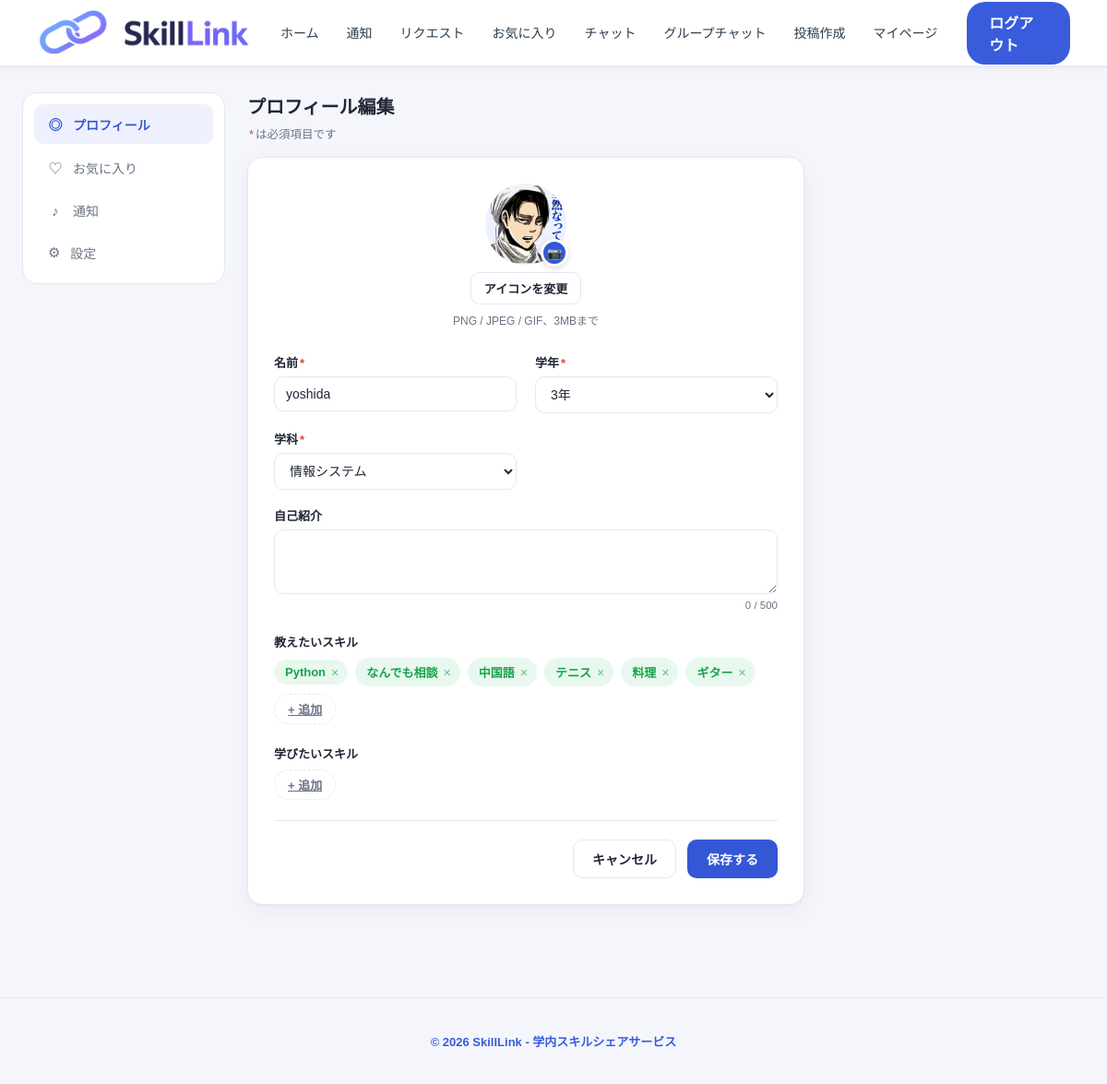
Screenshot of /profile_edit (signed in) with the database file from the repository.
### tables this page shows
CREATE TABLE users (user_id INTEGER PRIMARY KEY AUTOINCREMENT,
        name TEXT NOT NULL UNIQUE, email TEXT NOT NULL UNIQUE, password TEXT NOT NULL, grade TEXT NOT NULL, department TEXT NOT NULL,
        introduction TEXT, icon_path TEXT);

CREATE TABLE skills (skill_id INTEGER PRIMARY KEY AUTOINCREMENT, skill_name TEXT NOT NULL, category_id INTEGER NOT NULL , FOREIGN KEY(category_id) REFERENCES categories(category_id), UNIQUE (skill_name, category_id));

### routes/posts.py (the view)
@posts.route("/profile_edit", methods=['GET', 'POST'])
def profile_edit():
    if 'user_email' not in session:
        return redirect('/login')
    user_email = session['user_email']
    user_id = session.get('user_id')
    db = get_db()
    row = db.execute(
        "SELECT name, email, department, grade, introduction, icon_path FROM users WHERE email = ?",
        (user_email,)
    ).fetchone()
    user = None
    if row:
        user = {
            'name': row[0],
            'email': row[1],
            'department': row[2],
            'grade': row[3],
            'introduction': row[4],
            'icon_path': row[5]
        }
    teach_rows = db.execute("""
        SELECT DISTINCT skills.skill_id, skills.skill_name
        FROM posts
        JOIN skills ON posts.skill_id = skills.skill_id
        WHERE posts.user_id = ? AND posts.post_type = '教えたい'
    """, (user_id,)).fetchall()
    teach_skills = [{'skill_id': r[0], 'skill_name': r[1]} for r in teach_rows]
    learn_rows = db.execute("""
        SELECT DISTINCT skills.skill_id, skills.skill_name
        FROM posts
        JOIN skills ON posts.skill_id = skills.skill_id
        WHERE posts.user_id = ? AND posts.post_type = '学びたい'
    """, (user_id,)).fetchall()
    learn_skills = [{'skill_id': r[0], 'skill_name': r[1]} for r in learn_rows]
    return render_template('profile_edit.html', user=user, teach_skills=teach_skills, learn_skills=learn_skills)

### app.py (called while the page is built)
@app.after_request
def add_header(response):
    response.headers['Cache-Control'] = (
        'no-store, no-cache, must-revalidate, post-check=0, pre-check=0,'
        ' max-age=0'
    )
    response.headers['Pragma'] = 'no-cache'
    response.headers['Expires'] = '0'
    return response

@app.context_processor
def inject_unread_notifications():
    if 'user_id' in session:
        db = get_db()
        count = db.execute(
            'SELECT COUNT(*) FROM notifications WHERE user_id = ? AND is_read'
            ' = 0',
            (session['user_id'],),
        ).fetchone()[0]
        return {'unread_notifications': count}
    return {'unread_notifications': 0}

### routes/auth.py (called while the page is built)
def connect_db():
    rv = sqlite3.connect(DATABASE, timeout=20.0)
    rv.row_factory = sqlite3.Row
    return rv

def get_db():
    if not hasattr(g, 'sqlite_db'):
        g.sqlite_db = connect_db()
    return g.sqlite_db

### templates/profile_edit.html (shortened to what this page needs)
<!DOCTYPE html>
<html lang="ja">
<head>
<link rel="stylesheet" href="{{ url_for('static', filename='css/profile_edit.css') }}">
<link rel="stylesheet" href="{{ url_for('static', filename='css/variables.css') }}">
<link rel="stylesheet" href="{{ url_for('static', filename='css/header.css') }}">
<link rel="stylesheet" href="{{ url_for('static', filename='css/footer.css') }}">
</head>
<body>
  {% include 'header.html' %}
  <div class="layout">
    <aside class="sidebar">
      <button class="side-link side-link--active" data-target="profile">
       <a href="/profile"><span class="side-link__icon">◎</span>プロフィール</a>
      </button>
      <button class="side-link" data-target="favorites">
        <a href="/likes/page"><span class="side-link__icon">♡</span>お気に入り</a>
      </button>
      <button class="side-link" data-target="notifications">
        <a href="/notifications"><span class="side-link__icon">♪</span>通知</a>
      </button>
      <button class="side-link" data-target="settings">
        <span class="side-link__icon">⚙</span><a href="/change-password">設定</a>
      </button>
    </aside>
    <main class="main">
      <div class="main__head">
        <h1 class="main__title">プロフィール編集</h1>
        <p class="main__note"><span class="required">*</span>は必須項目です</p>
      </div>
      <form id="profileForm" class="profile-card" action="/profile" method="POST" enctype="multipart/form-data" novalidate>
        <div class="avatar-block">
          <div class="avatar-wrap">
            {% if user and user.icon_path %}
              <img id="avatarImg" class="avatar-img" src="{{ url_for('static', filename=user.icon_path) }}" alt="プロフィール画像">
            {% else %}
              <img id="avatarImg" class="avatar-img is-hidden" src="" alt="プロフィール画像">
              <span id="avatarPlaceholder" class="avatar-placeholder">{{ user.name[:2] if user else '田中' }}</span>
            {% endif %}
            <label for="avatarInput" class="avatar-cam-btn" aria-label="画像を変更">📷</label>
          </div>
          <label for="avatarInput" class="btn btn--outline btn--sm" id="avatarChangeBtn">アイコンを変更</label>
          <p class="avatar-hint">PNG / JPEG / GIF、3MBまで</p>
        </div>
        <div class="field-grid">
          <div class="field">
            <label for="name">名前<span class="required">*</span></label>
            <input type="text" id="name" name="name" value="{{ user.name if user else '' }}" maxlength="40" required>
          </div>
          <div class="field">
            <label for="grade">学年<span class="required">*</span></label>
            <select name="grade" id="grade">
                {% for g in [1, 2, 3, 4] %}
                   <option value="{{ g }}" {{ 'selected' if user.grade|string == g|string or user.grade|string == (g|string ~ '年') }}>
                      {{ g }}年
                   </option>
                {% endfor %}
            </select>
          </div>
          <div class="field">
            <label for="department">学科<span class="required">*</span></label>
            <select id="department" name="department" required>
              <option value="情報システム" {% if user and user.department == '情報システム' %}selected{% endif %}>情報システム</option>
            </select>
          </div>
          <div class="field field--wide">
            <label for="bio">自己紹介</label>
            <textarea id="bio" name="introduction" rows="3" maxlength="500">{{ user.introduction if user else '' }}</textarea>
            <span class="field-counter" id="bioCounter">0 / 500</span>
          </div>
        </div>
        <div class="skill-field">
          <label>教えたいスキル</label>
          <div class="tag-list" id="teachSkillList">
            {% for skill in teach_skills %}
            <span class="tag tag--teach">{{ skill.skill_name }}<button type="button" class="tag__remove" aria-label="{{ skill.skill_name }}を削除">×</button></span>
            {% endfor %}
            <a href="/posts?type=教えたい" class="tag-add">+ 追加</a>
          </div>
        </div>
        <div class="skill-field">
          <label>学びたいスキル</label>
          <div class="tag-list" id="learnSkillList">
            <a href="/posts?type=学びたい" class="tag-add">+ 追加</a>
          </div>
        </div>
        <div class="form-actions">
          <a href="/profile" class="btn btn--outline" id="cancelBtn">キャンセル</a>
          <button type="submit" class="btn btn--primary" id="submitBtn">保存する</button>
        </div>
      </form>
    </main>
  </div>
  {% include 'footer.html' %}
</body>
</html>

### static/css/variables.css (style rules this page uses)
:root { --primary-color: #385cdb; --primary-hover: #2a46b0; --bg-color: #f2f5f9; --text-main: #2c3e50; --text-sub: #7f8c8d; --card-bg: #ffffff; --border-color: #e2e8f0; --tag-blue-bg: #e6f0fa; --tag-blue-text: #385cdb; --tag-teach-bg: #eaf6ed; --tag-teach-text: #2e7d32; --tag-learn-bg: #fdf5e2; --tag-learn-text: #b26a00; --font-family-base: "Hiragino Sans", "Hiragino Kaku Gothic ProN", "Yu Gothic", Meiryo, sans-serif; }

### static/css/header.css (style rules this page uses)
body, .header { font-family: 'Noto Sans JP', sans-serif !important; }

### rows the page displays
users: icon_path (picture), name "yoshida", department "情報システム"
skills: skill_name "Python"
skills: skill_name "なんでも相談"
skills: skill_name "中国語"
skills: skill_name "テニス"
skills: skill_name "料理"
skills: skill_name "ギター"

### other values shown
form field grade "3年"
